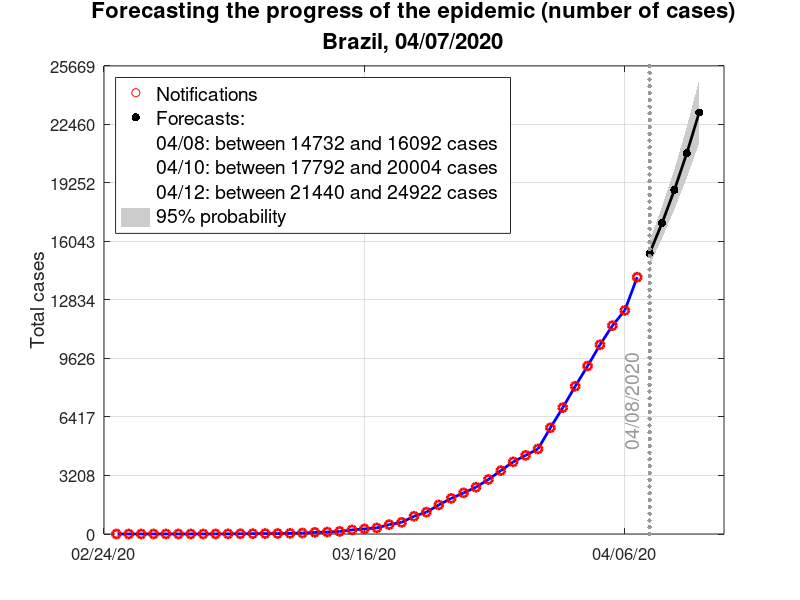
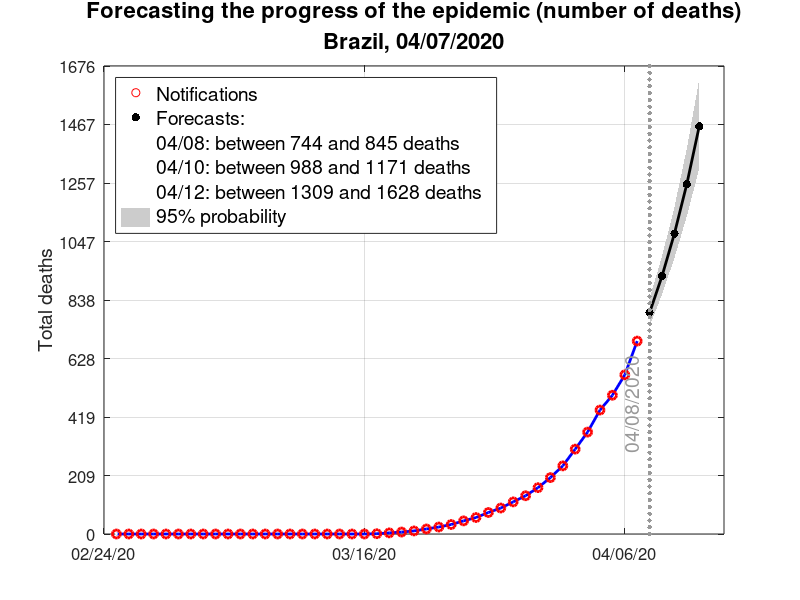

Write the MATLAB code that produced these figures, in order.
% -----------------------------------------------------------
% EPIDEMIC - Epidemiology Educational Code
% www.EpidemicCode.org
% -----------------------------------------------------------
% Forecasts: epidemic_forecasts.m

% This is the main file to generate the forecast graphs of accumulated    
% cases and accumulated deaths from an epidemic.                          
%                                                                         
% The purpose of this algorithm is to present the number of cases and     
% deaths over time, with a 5-day forecast ahead determined by linear      
% regression on the logarithmic scale of the number of cases and deaths.  
% The 95% confidence interval is also shown.                              
%                                                                         
% Note: In order to forecast the next 5 days, the last 5 days are         
% considered.                                                             
%                                                                         
% You will need the 'cases-brazil-states.csv' file found in               
% https://github.com/wcota/covid19br/                                     
%
% Inputs:
%   cases-brazil-states.csv: wcota data file           - .csv file
%     -> 1st collumn:  date field                                                                       
%     -> 3rd collumn:  state field                                                                       
%     -> 6th collumn:  totalDeaths field                                                                       
%     -> 8th collumn:  totalCases field                                                                       
%     
% Outputs:                                                               
%   forecasts-cases: forecasts of the cases            - .png file           
%   forecasts-deaths: forecasts of the deaths          - .png file           

% ----------------------------------------------------------------------- 
% programmers: Leonardo de la Roca                                        
%              Julio Basilio                                              
%                                                                         
% number of lines: 120                                                   
% last Update: Jan 18, 2021                                               
% ----------------------------------------------------------------------- 

clc
clear
close all


% Forecasts graphics
% -------------------------------------------------------------------------
disp(' ')
disp('================================================')
disp('   EPIDEMIC - Epidemiology Educational Code     ')
disp('   by E. Dantas, M. Grave, L. Roca, et al.      ')
disp('                                                ')
disp('   This is an easy to run educational toolkit   ')
disp('   for epidemiological analysis.                ')
disp('                                                ')
disp('   www.EpidemicCode.org                         ')
disp('================================================')
disp(' ')
disp(' -----------------------------------------------')
disp(' +++++++++++++++++  OBJECTIVE  +++++++++++++++++')
disp(' -----------------------------------------------')
disp(' To present the number of cases and deaths      ')
disp(' over time, with a 5-day forecast ahead         ')
disp(' determined by linear regression on the         ')
disp(' logarithmic scale of the number of cases       ')
disp(' and deaths, with a 95% confidence interval.    ')
disp(' -----------------------------------------------')
disp(' ')
disp(' -----------------------------------------------')
disp(' ++++++++  EPIDEMIC FORECASTS GRAPHICS  ++++++++')
disp(' -----------------------------------------------')
disp(' Forecasting the progress of the epidemic:      ')
disp(' 1) Number acumulated of cases)                 ')
disp(' 2) Number acumulated of deaths)                ')
disp(' -----------------------------------------------')
% -------------------------------------------------------------------------

%% Organizing  death and case data
%==========================================================================

% Insert the last data update date, in the format MM/DD/AAAA
% -------------------------------------------------------------------------
up_date = '04/07/2020';
% -------------------------------------------------------------------------

% Reading the data file
%(After downloading, save this file in the same directory as the code)
% -------------------------------------------------------------------------
A = fileread('cases-brazil-states.csv');
B = strsplit(A,'\n');

for i = 1:length(B(1,:))
    all_data(i,:) = strsplit(B{1,i},',','CollapseDelimiters',false);
end

if ~strcmp(all_data(1,1),'date')
   error('Warning: dates must be in the 1st column of the file')
elseif ~strcmp(all_data(1,3),'state')
   error('Warning: states names must be in the 3rd column of the file')
elseif ~strcmp(all_data(1,6),'totalDeaths')
   error('Warning: total deaths must be in the 6th column of the file')
elseif ~strcmp(all_data(1,8),'totalCases')
   error('Warning: total cases must be in the 8th column of the file')
end 
 
% -------------------------------------------------------------------------

% Defining country as the sum of data for all its federal states
% -------------------------------------------------------------------------
country = 'Brazil';
states  = {'RO' 'AC' 'AM' 'RR' 'PA' 'AP' 'TO' 'MA' 'PI'...
           'CE' 'RN' 'PB' 'PE' 'AL' 'SE' 'BA' 'MG' 'ES'...
           'RJ' 'SP' 'PR' 'SC' 'RS' 'MS' 'MT' 'GO' 'DF'};
% -------------------------------------------------------------------------

% Checking the state data size
% -------------------------------------------------------------------------
for i = 1:length(states)
        location = all_data(find(strcmp(all_data(:,3),states(1,i))),:);
   maxcases(1,i) = length(cellfun(@str2double,(location(:,8))));
  maxdeaths(1,i) = length(cellfun(@str2double,(location(:,6))));
end
% -------------------------------------------------------------------------

% Collecting data on total cases and deaths for each state
% -------------------------------------------------------------------------
cases_states  = zeros(length(states),max(maxcases) );
deaths_states = zeros(length(states),max(maxdeaths));

for i = 1:length(states)
           location = all_data(find(strcmp(all_data(:,3),states(1,i))),:);
  
  cases_states(i,:) = [zeros(1,max(maxcases)-maxcases(1,i)),...
                       nonzeros(cellfun(@str2double,location(:,8)))'];
 
 deaths_states(i,:) = [zeros(1,max(maxdeaths)-maxdeaths(1,i)),...
                       cellfun(@str2double,location(:,6))'];
end
% -------------------------------------------------------------------------

% Consolidating data on total cases and deaths for the country
% -------------------------------------------------------------------------
cases_country  = zeros(1,length(cases_states (1,:)));
deaths_country = zeros(1,length(deaths_states(1,:)));

for i = 1:length(states)
     cases_country = cases_country  + cases_states (i,:);
    deaths_country = deaths_country + deaths_states(i,:);
end

cases  = cases_country ;
deaths = deaths_country;
% -------------------------------------------------------------------------
%==========================================================================

%% Plotting the forecast of cases/deaths by time 
%==========================================================================
for init = 1:2

    % Cleaning up reused variables inside the loop
    clearvars -except up_date init cases country deaths all_data ...
                      cases_country deaths_country cases_states ...
                      deaths_states location maxcases maxdeaths states 

    % Data loop for plotting cases and then deaths 
    if (init == 1); data = cases ; info = 'cases'  ; end
    if (init == 2); data = deaths; info = 'deaths' ; end

    % Defaults: Adjust days and dates
    %----------------------------------------------------------------------
    date = [up_date(1,1:2),'-',up_date(1,4:5),'-',up_date(1,7:10)];
    days = length (data);
    day  = str2num(up_date(1,1:2));
    %----------------------------------------------------------------------

    % Setting string for days ahead (Transforming the date to strings)
    % This make sure that, given the day, the program gives the days ahead 
    % without end of month problems like "30/05, 32/05, 34/05, ..."
    %----------------------------------------------------------------------
    Datestring = date;
    formatIn   = 'mm-dd-yyyy';

     ND = datenum(Datestring,formatIn)+1;
    ND3 = ND+2;
    ND5 = ND+4;
    %----------------------------------------------------------------------
    
    % Setting to include in the legend
    %----------------------------------------------------------------------
    str1 = datestr(ND ,'mm-dd-yyyy');
    str3 = datestr(ND3,'mm-dd-yyyy');
    str5 = datestr(ND5,'mm-dd-yyyy');
    
    LINE_DATE = [str1(1,1:2),'/',str1(1,4:5),'/',str1(1,7:10)];
           d1 = [str1(1,1:2),'/',str1(1,4:5)];
           d3 = [str3(1,1:2),'/',str3(1,4:5)];
           d5 = [str5(1,1:2),'/',str5(1,4:5)];
    %----------------------------------------------------------------------

    % Setting to include in the X-axis
    %----------------------------------------------------------------------
    Datestring = date;
    formatIn   = 'mm-dd-yyyy';
    final = datenum(Datestring,formatIn);
    first = final - days;
      str = datestr(first:21:final,'mm/dd/yy');
    %----------------------------------------------------------------------

    % Vector of days, one by one for the number of cases/deaths.
    %----------------------------------------------------------------------
    days = sparse(1,length(data));

    for i = 1:length(data)
        days(1,i) = i;
    end
    %----------------------------------------------------------------------
    
    %----------------------------------------------------------------------
    % 5 DAYS OF FORECAST
    %----------------------------------------------------------------------
    % STEPS TO FORECAST:
    %
    % 1 - Plot the log points (cases or deaths) vs days and take the  
    %     last 5 days as a sample
    % 
    % 2 - Find the best curve that fits those days, by linear regression
    %     (least squares method). At the same time as the 95% confidence 
    %     interval is discovered.
    %
    % 3 - With the regression and the confidence interval in hand, 
    %     extrapolate these points to the next few days.
    %----------------------------------------------------------------------

    % Take the last 5 days of the data as a sample
    % Note: "5s" refers to the last 5 days taken as a sample
    %----------------------------------------------------------------------
    data5s = sparse(1,5);
    days5s  = sparse(1,5);

    for i = 0:4
        data5s(1,i+1) = data(1,length(data)-4+i);
        days5s(1,i+1) = length(data)-4+i;
    end
    %----------------------------------------------------------------------

    % Linear regression of log points vs days of the sample (last 5 days)
    %----------------------------------------------------------------------
    [coeffs5s,S_5s] = polyfit(days5s,log10(data5s),1);
    %----------------------------------------------------------------------

    % 5-day prediction
    % Note: "5f" refers to the 5-day forecast
    %----------------------------------------------------------------------
    data5f = sparse(1,5);
    days5f = sparse(1,5);

    for i = 1:5
        days5f(1,i) = length(data) + i;
    end
    
    data5f = polyval(coeffs5s,days5f);
    %----------------------------------------------------------------------

    % Confidence band calculation
    %----------------------------------------------------------------------
    % Method 1
    %----------------------------------------------------------------------
    % Fitted line
    datafit = coeffs5s(1,2) + coeffs5s(1,1)*days5s; 
    % Variance estimation
    N = length(days5s);
    sigma2  = sum((log10(data5s) - datafit).^2)/(N-1);
    % Denominator
    den = N*sum((days5s-mean(days5s)).^2);
    
    for i = 1:N; 
        % Numerator
        num = sum((days5s-days5f(1,i)).^2);        
        % Variance square correction
        ksi2(1,i) = sigma2*((num/den)+1);
    end
    % Variance correction
    ksi = sqrt(ksi2);

    % Confidence band
    upperCB = data5f + 1.96*ksi;
    lowerCB = data5f - 1.96*ksi;
    %----------------------------------------------------------------------

    % Method 2 (This method uses a direct command)
    %----------------------------------------------------------------------
    % To run on MATLAB disable the commands below
    %pkg install -forge optim
    %pkg load optim 

    %[deaths5f,dy]  = polyconf(coeffs5s,days5f,S_5s);
    %upperCB_data5f = data5f + dy;
    %lowerCB_data5f = data5f - dy;
    %----------------------------------------------------------------------

    % Chart configuration
    %----------------------------------------------------------------------
    figure

    % Plot command notifications points
     set(gca ,'YScale','linear')
    plot(days,data,'b','LineWidth',2);
    hold on
    c = scatter(days,data,'r','LineWidth',2);

    % Titles configuration
      set(gca,'FontSize',12)
    title({['Forecasting the progress of the epidemic '...
            '(number of ',info,')'],...
            [country, ', ',up_date]},...
            'FontSize',16);
    ylabel({['Total ',info]},'FontSize',14)
    hold on

    % Confidence band
    CB = fill([days5f fliplr(days5f)],...
              [10.^lowerCB fliplr(10.^upperCB)],...
              [0.8 0.8 0.8],...
              'LineStyle','none');

    % Forecasts points
    plot(days5f,10.^(data5f),'k','LineWidth',2);
    hold on
    b = scatter(days5f,10.^(data5f),'k','filled');
    hold on

    % Legend configuration
    aaa  = scatter(1,1,1,[1 1 1]);
    bbb  = scatter(1,1,1,[1 1 1]);
    ccc  = scatter(1,1,1,[1 1 1]);
    lgd  = legend([c b aaa bbb ccc CB],...
                  'Notifications',...
                  'Forecasts: ',...
                  [d1,': between ',num2str(round(10.^(lowerCB(1,1)))),...
                                  ' and ',...
                                   num2str(round(10.^(upperCB(1,1)))),...
                  ' ',info],...
                  [d3,': between ',num2str(round(10.^(lowerCB(1,3)))),...
                                  ' and ',...
                                   num2str(round(10.^(upperCB(1,3)))),...
                  ' ',info],...
                  [d5,': between ',num2str(round(10.^(lowerCB(1,5)))),...
                                  ' and ',...
                                   num2str(round(10.^(upperCB(1,5)))),...
                  ' ',info],...
                  '95% probability',...
                  'Location','northwest','Orientation','vertical');
    set(lgd,'FontSize',14);

    % Dotted line between notifications and forecasts
    scat = scatter(ones(1,70)*days5f(1,1),...
                   0:...
                   (10^(upperCB(1,5))*1.03)/69:...
                    10^(upperCB(1,5))*1.03,...
                    10,[0.6 0.6 0.6],'filled');
                
    txxt = text(days5f(1,1)-1.5      ,...
                0.2*10.^(data5f(1,5)),...
                LINE_DATE            ,...
                'FontSize',14,...
                'Color',[0.6 0.6 0.6]);
    set(txxt,'Rotation',90);

    % Scale configuration
    grid
    
    ylim([0 10.^(upperCB(1,5))*1.03])
    set(gca,'ytick',...
            floor(0:(10.^(upperCB(1,5))*1.03)/8:10^(upperCB(1,5))*1.03),...
            'yticklabel',...
            floor(0:(10.^(upperCB(1,5))*1.03)/8:10^(upperCB(1,5))*1.03));
    
    set(gca,'xtick',0:21:length(days),'xticklabel',str);
    
    set(gcf,'Position',[100, 100, 1000, 700]);
    %----------------------------------------------------------------------

end

% Saving the chart
%-------------------------------------------------------------------------
 print(figure(1) ,['forecasts-cases' ,'.png',],'-dpng','-r300');
 
 print(figure(2) ,['forecasts-deaths','.png',],'-dpng','-r300');
%-------------------------------------------------------------------------
